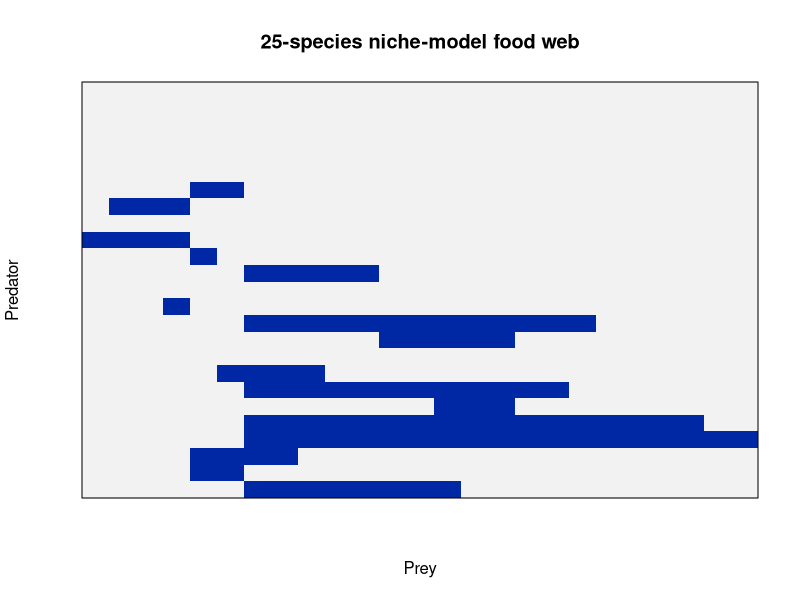

Write the R code that produced this figure.
## ---- chunk 1
#| label: fig-niche-web
#| fig-cap: "A food web generated with a simple niche-model algorithm."
set.seed(42)

niche_model <- function(S, C) {
  # S = number of species, C = target connectance
  n <- sort(runif(S))
  beta <- (1 / (2 * C)) - 1
  r <- n * rbeta(S, 1, beta)
  c <- runif(S, r / 2, n)

  links <- matrix(0, S, S)
  for (i in seq_len(S)) {
    lo <- c[i] - r[i] / 2
    hi <- c[i] + r[i] / 2
    prey <- which(n >= lo & n <= hi)
    links[i, prey] <- 1
  }
  links
}

S <- 25
web <- niche_model(S, C = 0.15)

image(
  t(web[nrow(web):1, ]),
  col = c("grey95", "#0028A5"),
  axes = FALSE,
  xlab = "Prey", ylab = "Predator",
  main = paste0(S, "-species niche-model food web")
)
box()
